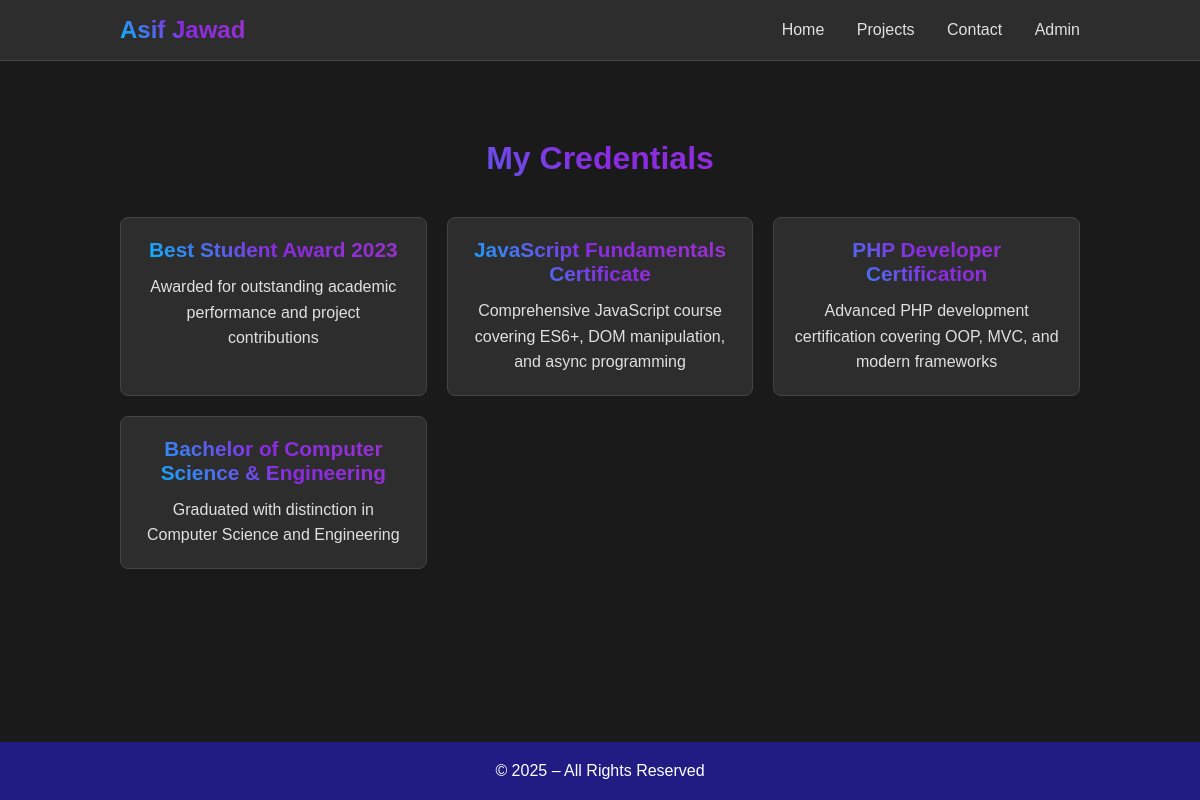
The app's page /credentials.php with its own data.
### tables this page shows
CREATE TABLE IF NOT EXISTS credentials (
    id INT AUTO_INCREMENT PRIMARY KEY,
    name VARCHAR(200) NOT NULL,
    description TEXT,
    image VARCHAR(255),
    certificate_image VARCHAR(255),
    issuing_organization VARCHAR(200),
    issue_date DATE,
    expiry_date DATE,
    credential_id VARCHAR(100),
    credential_url VARCHAR(500),
    category ENUM('certification', 'education', 'award', 'course') DEFAULT 'certification',
    verification_status ENUM('verified', 'pending', 'expired') DEFAULT 'verified',
    sort_order INT DEFAULT 0,
    created_at TIMESTAMP DEFAULT CURRENT_TIMESTAMP,
    updated_at TIMESTAMP DEFAULT CURRENT_TIMESTAMP ON UPDATE CURRENT_TIMESTAMP,
    INDEX idx_category (category),
    INDEX idx_verification_status (verification_status),
    INDEX idx_sort_order (sort_order)
);

### credentials.php (the view, shortened to what this page needs)
<?php include 'includes/config.php'; ?>
<!DOCTYPE html>
<html lang="en">
<head>
  <link href="https://unpkg.com/boxicons@2.1.4/css/boxicons.min.css" rel="stylesheet">
  <link rel="stylesheet" href="css/style.css">
  <link rel="stylesheet" href="css/credentials.css">
</head>
<body>
  <header class="header">
    <a href="index.php" class="logo">Asif Jawad</a>
    <nav class="navbar">
      <a href="index.php">Home</a>
      <a href="projects.php">Projects</a>
      <a href="contact.php">Contact</a>
      <a href="admin/login.php">Admin</a>
    </nav>
  </header>
  <main style="flex: 1; margin-top:80px; padding:0 10%;">
    <h2 class="section-title">My Credentials</h2>
    <div class="cred-container">
      <?php
      $result = $conn->query("SELECT * FROM credentials ORDER BY id DESC");
      if ($result && $result->num_rows > 0):
        while ($row = $result->fetch_assoc()):
      ?>
      <div class="cred-card">
        <h3><?= htmlspecialchars($row['name']) ?></h3>
        <p><?= nl2br(htmlspecialchars($row['description'])) ?></p>
      </div>
      <?php
        endwhile;
      else:
        echo "<p>No credentials found.</p>";
      endif;
      ?>
    </div>
  </main>
  <footer class="footer">
    <p>© 2025 – All Rights Reserved</p>
  </footer>
</body>
</html>

### css/style.css (style rules this page uses)
* { margin: 0; padding: 0; box-sizing: border-box; font-family: 'Poppins', sans-serif; }
body { background: #1a1a1a; color: #e0e0e0; min-height: 100vh; display: flex; flex-direction: column; }
.header { position: fixed; top: 0; left: 0; width: 100%; padding: 16px 10%; background: #2d2d2d; display: flex; justify-content: space-between; align-items: center; z-index: 100; border-bottom: 1px solid #444; }
.header .logo { font-size: 1.5rem; background: linear-gradient(45deg, #00bfff, #8a2be2, #9932cc); -webkit-background-clip: text; -webkit-text-fill-color: transparent; background-clip: text; text-decoration: none; font-weight: 700; }
.header .navbar a { font-size: 1rem; color: #e0e0e0; text-decoration: none; font-weight: 500; margin-left: 28px; }
.footer { width: 100%; background: #211C84; color: #fff; text-align: center; padding: 20px 0; margin-top: auto; }
.section-title { text-align: center; font-size: 2rem; background: linear-gradient(45deg, #00bfff, #8a2be2, #9932cc); -webkit-background-clip: text; -webkit-text-fill-color: transparent; background-clip: text; margin: 60px 0 20px; font-weight: 600; }
h1, h2, h3, h4, h5, h6 { background: linear-gradient(45deg, #00bfff, #8a2be2, #9932cc); -webkit-background-clip: text; -webkit-text-fill-color: transparent; background-clip: text; }
.project-card h3, .cred-card h3, .credential-card h3 { background: linear-gradient(45deg, #00bfff, #8a2be2, #9932cc); -webkit-background-clip: text; -webkit-text-fill-color: transparent; background-clip: text; margin-bottom: 10px; font-weight: 600; }

### css/credentials.css (style rules this page uses)
.cred-container { display: grid; grid-template-columns: repeat(3,1fr); gap: 20px; margin-top: 40px; }
.cred-card { background: #2d2d2d; border: 1px solid #444; border-radius: 8px; padding: 20px; text-align: center; color: #e0e0e0; transition: transform 0.3s, box-shadow 0.3s, background 0.3s; overflow: hidden; }
.cred-card h3 { color: #B5A8D5; margin-bottom: 12px; font-size: 1.3rem; }
.cred-card p { color: #e0e0e0; line-height: 1.6; }

### records on screen
credentials: name "Best Student Award 2023", description "Awarded for outstanding academic performance and project contributions"
credentials: name "JavaScript Fundamentals Certificate", description "Comprehensive JavaScript course covering ES6+, DOM manipulation, and async programming"
credentials: name "PHP Developer Certification", description "Advanced PHP development certification covering OOP, MVC, and modern frameworks"
credentials: name "Bachelor of Computer Science & Engineering", description "Graduated with distinction in Computer Science and Engineering"
